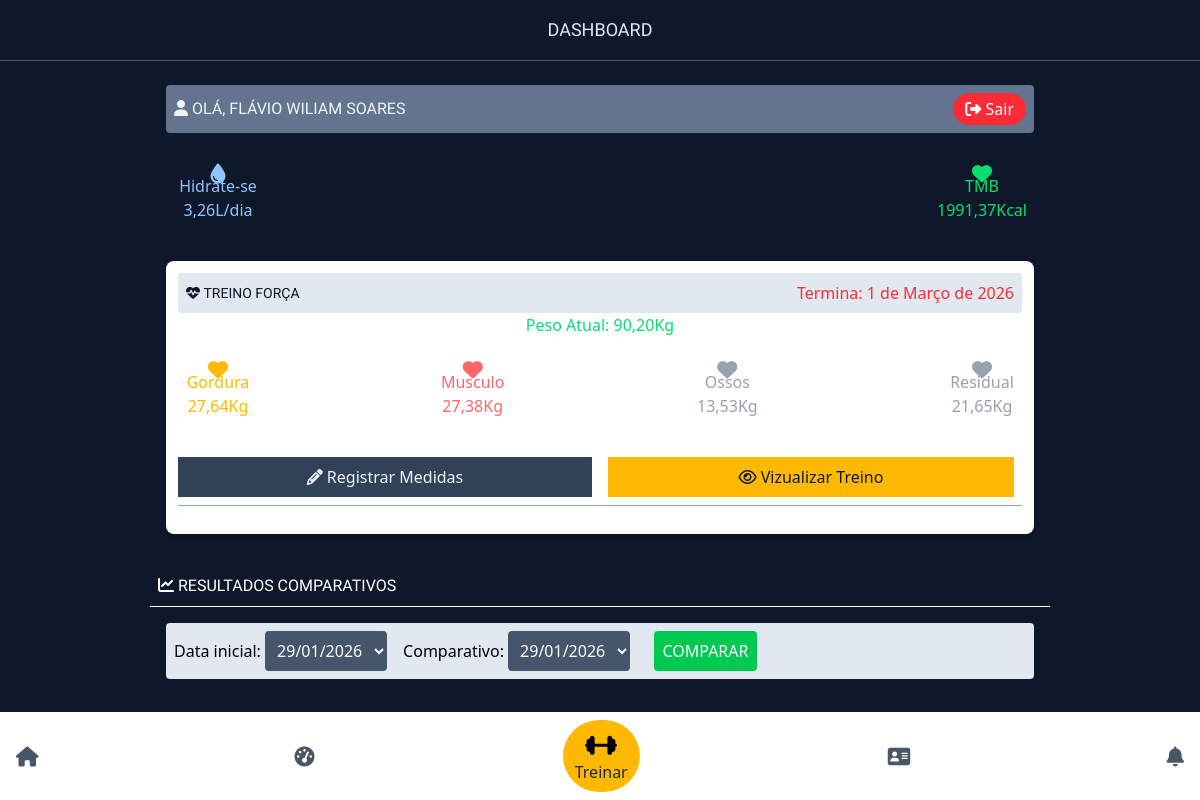
The page /home/ (signed in) on the database its author committed.
### app_personal/models.py (models this page shows, shortened)
class Mesociclo(models.Model):
    user = models.ForeignKey(User, on_delete=models.CASCADE)
    titulo = models.CharField(max_length=255)
    periodizacao = models.CharField(max_length=255)
    pub_date = models.DateTimeField(auto_now_add=True)
    duracao = models.DateField(null=True)

### app/models.py (models this page shows, shortened)
class Medidas(models.Model):
    user = models.ForeignKey(User, on_delete=models.CASCADE, null=True)
    mesociclo_id = models.IntegerField(null=True)
    peso = models.DecimalField(null=True, max_digits=10, decimal_places=2)
    pescoco = models.FloatField(null=True)
    torax = models.FloatField(null=True)
    cintura = models.FloatField(null=True)
    quadril = models.FloatField(null=True)
    braco_direito = models.FloatField(null=True)
    braco_esquerdo = models.FloatField(null=True)
    coxa_direita = models.FloatField(null=True)
    coxa_esquerda = models.FloatField(null=True)
    created_at = models.DateField(auto_now=True)
    def calcular_percentual_gordura(self, sexo, altura=0):
        try:
            if sexo == 'masculino':
                resultado = 495/(1.0324 - 0.19077*math.log10(self.cintura - self.pescoco)+0.15456*math.log10(altura))-450
            else:
                resultado = 495/(1.29579-0.35004*math.log10(self.cintura+self.quadril-self.pescoco)+0.22100*math.log10(altura))-450
            return round(resultado, 2)
        except (ValueError, TypeError, ZeroDivisionError):
            return None

### app/views.py (the view)
# urls.py: path('home/', views.home, name='home'),
def home(request):
    user_auth = request.user.is_authenticated
    user_id = request.user.id
    user_group = request.user.groups.all()
    if not user_auth:
        return redirect('login_view')
    else:
        dados_iniciais_verificados = DadosIniciais.objects.filter(user_id = user_id)
        treino = Mesociclo.objects.filter(user_id=user_id).order_by('-id')[:1]
        medidas = Medidas.objects.filter(user_id=user_id)
        if not medidas:
            medidas = None
        if not dados_iniciais_verificados:
            return redirect('dados_iniciais')
        else:
            dados_iniciais = DadosIniciais.objects.get(user_id = user_id)
            gorduras = Medidas.objects.filter(user_id=user_id).order_by('-id')
            dados_gordura=[]
            if gorduras:
                for g in gorduras:
                    dados_gordura.append({
                        'gordura': g.calcular_percentual_gordura(dados_iniciais.genero, dados_iniciais.altura),
                        'peso':g.peso
                    })
                ossos = float(dados_gordura[0]['peso'])*0.15
                residual = float(dados_gordura[0]['peso'])*0.24
                gordura = float(dados_gordura[0]['peso'])*float(dados_gordura[0]['gordura'])/100
                musculo = float(dados_gordura[0]['peso']) - (ossos + residual + gordura)
            else:
                dados_gordura=[{'gordura':0, 'peso':0}]
                ossos = None
                residual = None
                gordura = None
                musculo = None
            context={
            'treino':treino,
            'grupo':user_group,
            'dados_iniciais':dados_iniciais,
            'calc_idade':dados_iniciais.Idade(),
            'calc_agua':dados_iniciais.calc_agua(),
            'tmb':dados_iniciais.calc_kcal(),
            'medidas':medidas,
            'gordura_kg':gordura,
            'gordura':dados_gordura[0]['gordura'],
            'peso':dados_gordura[0]['peso'],
            'musculo':musculo,
            'ossos':ossos,
            'residual':residual,
            }
        return render(request, 'inicio/home.html', context)

### app/models.py (called while the page is built)
    def Idade(self):
        hoje = datetime.date.today()
        idade = hoje.year - self.data_nascimento.year - ((hoje.month, hoje.day) < (self.data_nascimento.month, self.data_nascimento.day))
        return idade

    def calc_agua(self):
        idade = self.Idade()
        quantidade = self.peso*idade
        return round(quantidade/1000, 2)

    def calc_kcal(self):
        peso = self.peso
        altura = self.altura
        idade=self.Idade()
        genero = self.genero
        if genero == 'masculino':
            tmb = 66.47+(13.75*peso)+(5.003*altura)-(6.775*idade)
        elif genero == 'feminino':
            tmb=655.09+(9.563*peso)+(1.85*altura)-(4.676*idade)
        elif not genero:
            tmb = 0
        return round(tmb,2)

### app/templates/inicio/home.html (shortened to what this page needs)
{% extends 'base/base.html' %}
{% block 'content'%}
{% if user %}
<h1 class="text-center text-lg border-b-1 border-slate-600 p-4 text-slate-200">DASHBOARD</h1>
<section class="content w-full max-w-[900px] m-auto my-2 p-4 text-white space-y-3 ">
    <div class="flex items-center justify-between bg-slate-500 p-2 rounded">
        <h1 class="text-slate-100"><i class="fa fa-user"></i>&nbsp;Olá, {{user.first_name}}</h1>
        <a href="{% url 'logout' %}" class="bg-red-500 py-1 px-3 rounded-full"><i class="fa fa-sign-out"></i> Sair</a>
    </div>
    <div>
        <div class="flex justify-between">
            <div class="w-26 h-26 rounded flex flex-col items-center justify-center text-blue-300">
                <i class="fa fa-tint fa-lg"></i>
                <p class="font-medium">Hidrate-se</p>
                <p>{{calc_agua}}L/dia</p>
            </div>
            <div class="w-26 h-26 rounded flex flex-col items-center justify-center text-green-400">
                <i class="fa fa-heart fa-lg"></i>
                <p class="font-medium">TMB</p>
                <p>{{tmb}}Kcal</p>
            </div>
        </div>
    </div>
    {% if treino %}
    <div class="bg-white p-3 rounded-lg text-amber-900 shadow-md my-2">
        {% for t in treino %}
        <div class="flex rounded items-center justify-between items-center bg-slate-200 p-2">
            <h2 class="text-sm text-slate-900 uppercase"><i class="fa fa-heartbeat"></i>&nbsp;{{t.titulo}}</h2>
            <p class="text-red-500 font-medium">Termina: {{t.duracao}}</p>
        </div>
        {% if not medidas%}
        <div class="py-1 text-slate-700"><i class="fa fa-warning"></i>&nbsp;Para que possamos comparar seus resultados faça o <strong>registro de suas medidas</strong> em cada treino!</div>
        {%else%}
        {% if peso != 0 %}
            <div class="flex items-center justify-center text-green-400">
                <p class="font-medium">Peso Atual: {{peso}}Kg</p>
            </div>
            {%endif%}
        <div class="flex items-center justify-between my-4 ">
             {% if gordura != 0 %}
            <div class="w-20 h-20 rounded flex flex-col items-center justify-center text-amber-400">
                <i class="fa fa-heart fa-lg"></i>
                <p class="font-medium">Gordura</p>
                <p>{{gordura_kg|floatformat:2}}Kg</p>
            </div>
            <div class="w-20 h-20 rounded flex flex-col items-center justify-center text-red-400">
                <i class="fa fa-heart fa-lg"></i>
                <p class="font-medium">Musculo</p>
                <p>{{musculo|floatformat:2}}Kg</p>
            </div>
            <div class="w-20 h-20 rounded flex flex-col items-center justify-center text-gray-400">
                <i class="fa fa-heart fa-lg"></i>
                <p class="font-medium">Ossos</p>
                <p>{{ossos|floatformat:2}}Kg</p>
            </div>
            <div class="w-20 h-20 rounded flex flex-col items-center justify-center text-gray-400">
                <i class="fa fa-heart fa-lg"></i>
                <p class="font-medium">Residual</p>
                <p>{{residual|floatformat:2}}Kg</p>
            </div>
            {%endif%}
        </div>
        {% endif %}
        <ul class="w-full flex items-center my-4 gap-2 border-b-1 border-slate-400">
            <li class="w-full">
                <a href="{% url 'medidas' t.id %}" class="text-center block text-slate-100  p-2 bg-slate-700 ">
                    <i class="fa fa-pencil"></i>
                    Registrar Medidas
                </a>
            </li>
            <li class="w-full p-2">
                 <a href="{% url 'treino_micro' t.id%}" class="text-center block p-2 bg-amber-400 text-slate-900">
                    <i class="fa fa-eye"></i>
                    Vizualizar Treino
                </a>
            </li>
        </ul>
        {% endfor %}
    </div>
    {% endif %}
</section>
{% if medidas %}
<section class="content w-full max-w-[900px] m-auto my-2 ">
    <h1 class="text-white border-b-1 border-white p-2"><i class="fa fa-line-chart"></i>&nbsp;Resultados Comparativos</h1>
    <form action="{% url 'comparar_medidas_aluno' %}" method="get" class="form-comparar flex bg-slate-200 p-2 m-4 rounded gap-4">
        <div>
            <label>Data inicial:</label>
            <select name="data1" id="data_antiga" class="bg-slate-600 text-white rounded p-2">
                {% for data1 in medidas %}
                    <option value="{{data1.id}}">{{data1.created_at|date:'d/m/Y'}}</option>
                {% endfor %}
            </select>
        </div>
        <div>
            <label>Comparativo:</label>
            <select name="data2" id="data_atual" class="bg-slate-600 text-white rounded p-2">
                {% for data2 in medidas %}
                    <option value="{{data2.id}}">{{data2.created_at|date:'d/m/Y'}}</option>
                {% endfor %}
            </select>
        </div>
        <div>
            <label>&nbsp;</label>
            <button type="submit" class="cursor-pointer bg-green-500 uppercase text-white font-medium p-2 rounded">Comparar</button>
        </div>
    </form>
<br><br>
<br><br>
</section>
{%endif%}
{% endif %}
{% endblock %}

### app/static/css/style.css (style rules this page uses)
h1 { font-family: "Cal Sans", sans-serif !important; font-style: normal; text-transform: uppercase; }
h2 { font-family: 'Roboto'; }

### rows shown on the page
Mesociclo: titulo "TREINO FORÇA", duracao "1 de Março de 2026", gordura_kg "27,64", musculo "27,38", ossos "13,53", residual "21,65"
Medidas: peso "90,20"

### other values the page prints
{{ user.first_name }} "FLÁVIO WILIAM SOARES"
{{ calc_agua }} "3,26"
{{ tmb }} "1991,37"
form field data1 "29/01/2026"
form field data2 "29/01/2026"
